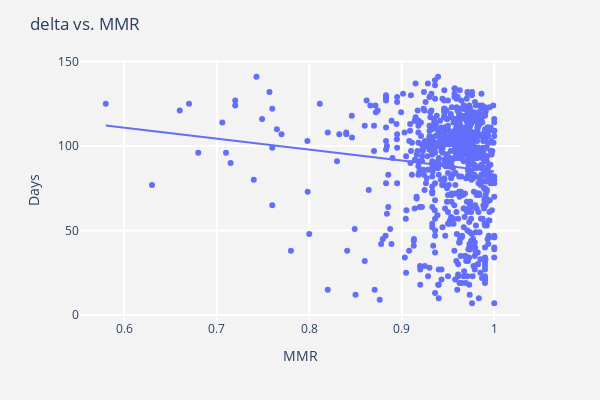

The cell this chart's notebook holds for it:
### Code cell
# plot it

df = inc_mmr_df

fig1 = px.scatter(df, x="MMR", y="delta_d", trendline="ols") #, text="County"
fig1.update_traces(textposition='top center')
fig1.update_layout(
        title= 'delta vs. MMR',
        xaxis=dict(
            title='MMR',
            gridcolor='white',
            gridwidth=2,
        ),
        yaxis=dict(
            title="Days",
            gridcolor='white',
            gridwidth=2,
        ),
        paper_bgcolor='rgb(243, 243, 243)',
        plot_bgcolor='rgb(243, 243, 243)', width=600, height=400
    )
fig1.show()

### Figure 1 — Plotly figure (JSON) as saved in the notebook; plotly's stock layout.template omitted (floating-point values rounded to 4 significant figures; data arrays with more than 128 entries replaced by an {"elided": "..."} marker saying what was removed)
{"data": [{"hoverlabel": {"namelength": 0}, "hovertemplate": "MMR=%{x}<br>delta_d=%{y}", "legendgroup": "", "marker": {"color": "#636efa", "symbol": "circle"}, "mode": "markers", "name": "", "showlegend": false, "textposition": "top center", "type": "scatter", "x": {"elided": "768 float values"}, "xaxis": "x", "y": {"elided": "768 int values"}, "yaxis": "y"}, {"hoverlabel": {"namelength": 0}, "hovertemplate": "<b>OLS trendline</b><br>delta_d = -64.587783 * MMR + 149.553060<br>R<sup>2</sup>=0.012173<br><br>MMR=%{x}<br>delta_d=%{y} <b>(trend)</b>", "legendgroup": "", "marker": {"color": "#636efa", "symbol": "circle"}, "mode": "lines", "name": "", "showlegend": false, "textposition": "top center", "type": "scatter", "x": {"elided": "768 float values"}, "xaxis": "x", "y": {"elided": "768 float values"}, "yaxis": "y"}], "layout": {"height": 400, "legend": {"tracegroupgap": 0}, "margin": {"t": 60}, "paper_bgcolor": "rgb(243, 243, 243)", "plot_bgcolor": "rgb(243, 243, 243)", "title": {"text": "delta vs. MMR"}, "width": 600, "xaxis": {"anchor": "y", "domain": [0, 1], "gridcolor": "white", "gridwidth": 2, "title": {"text": "MMR"}}, "yaxis": {"anchor": "x", "domain": [0, 1], "gridcolor": "white", "gridwidth": 2, "title": {"text": "Days"}}}}
